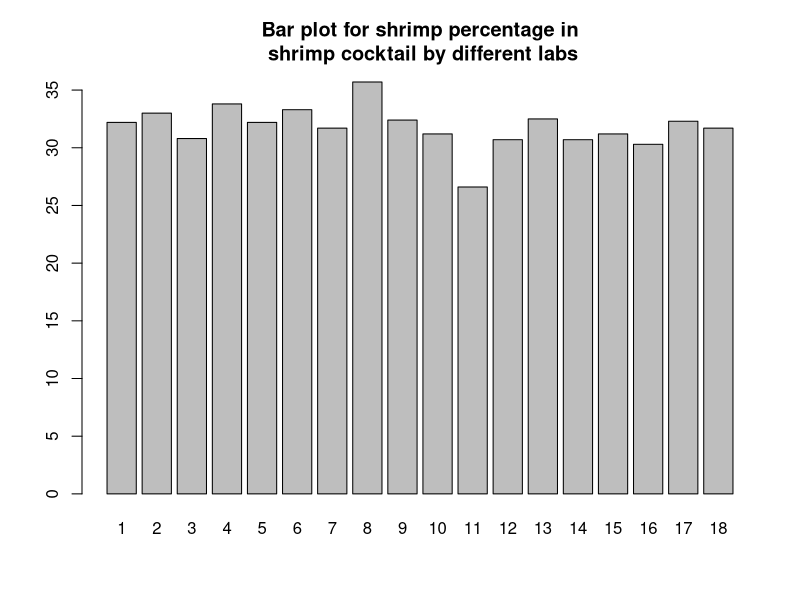

R code for this plot:
## ---- chunk 1
#| label: load-mass-package
library("MASS")
## ---- chunk 2
shrimp
## ---- chunk 3
barplot(shrimp,names=c(1:18))
title(main = "Bar plot for shrimp percentage in\n shrimp cocktail by different labs")
